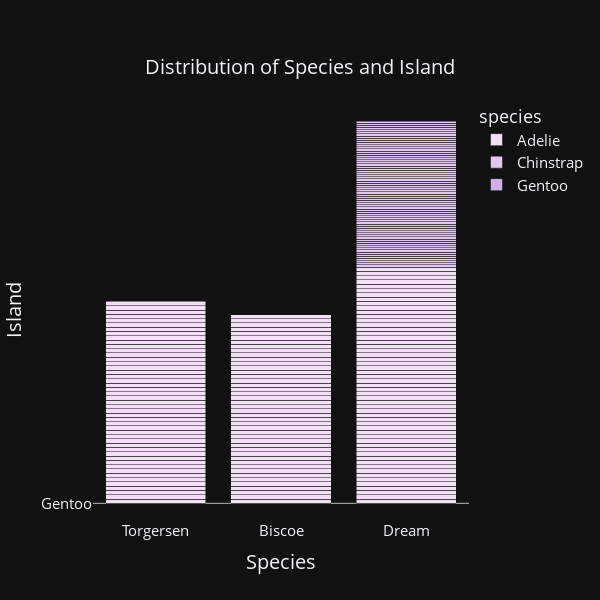

Notebook cell for this chart:
### Markdown cell above
# 2b. What is the relationship between species and island? Display a stacked bar plot and comment on it.

### Code cell
#Stacked Bar Plot for distribution of species and island

stacked = px.bar(penguin_size, x="island", y="species", color="species", barmode="stack", width = 600, height = 600, title = "Distribution of Species and Island", template = "plotly_dark", color_discrete_sequence = px.colors.sequential.Purp)
#display each island on the y axis
stacked.update_layout(title_x = 0.5, title_y = 0.9, title_font_size = 20, xaxis_title_font_size = 20, yaxis_title_font_size = 20, xaxis_title_text = "Species", yaxis_title_text = "Island", xaxis_tickfont_size = 15, yaxis_tickfont_size = 15, font_size = 15)
#add island names to the y axis
stacked.add_trace(go.Scatter(x=[], y=[], mode='text', text=penguin_size['island'], textposition='middle right', textfont=dict(size=15, color='black')))
#Add a legend for islands
stacked.update_geos(fitbounds="locations", visible=False)
stacked.update_yaxes(showgrid=True, gridwidth=1, gridcolor='#bdbdbd')
stacked.show()

### Figure 1 — Plotly figure (JSON) as saved in the notebook; plotly's stock layout.template omitted (floating-point values rounded to 4 significant figures; data arrays with more than 128 entries replaced by an {"elided": "..."} marker saying what was removed)
{"data": [{"alignmentgroup": "True", "hovertemplate": "species=%{y}<br>island=%{x}<extra></extra>", "legendgroup": "Adelie", "marker": {"color": "rgb(243, 224, 247)", "pattern": {"shape": ""}}, "name": "Adelie", "offsetgroup": "Adelie", "orientation": "v", "showlegend": true, "textposition": "auto", "type": "bar", "x": {"elided": "146 str values"}, "xaxis": "x", "y": {"elided": "146 str values"}, "yaxis": "y"}, {"alignmentgroup": "True", "hovertemplate": "species=%{y}<br>island=%{x}<extra></extra>", "legendgroup": "Chinstrap", "marker": {"color": "rgb(228, 199, 241)", "pattern": {"shape": ""}}, "name": "Chinstrap", "offsetgroup": "Chinstrap", "orientation": "v", "showlegend": true, "textposition": "auto", "type": "bar", "x": ["Dream", "Dream", "Dream", "Dream", "Dream", "Dream", "Dream", "Dream", "Dream", "Dream", "Dream", "Dream", "Dream", "Dream", "Dream", "Dream", "Dream", "Dream", "Dream", "Dream", "Dream", "Dream", "Dream", "Dream", "Dream", "Dream", "Dream", "Dream", "Dream", "Dream", "Dream", "Dream", "Dream", "Dream", "Dream", "Dream", "Dream", "Dream", "Dream", "Dream", "Dream", "Dream", "Dream", "Dream", "Dream", "Dream", "Dream", "Dream", "Dream", "Dream", "Dream", "Dream", "Dream", "Dream", "Dream", "Dream", "Dream", "Dream", "Dream", "Dream", "Dream", "Dream", "Dream", "Dream", "Dream", "Dream", "Dream", "Dream"], "xaxis": "x", "y": ["Chinstrap", "Chinstrap", "Chinstrap", "Chinstrap", "Chinstrap", "Chinstrap", "Chinstrap", "Chinstrap", "Chinstrap", "Chinstrap", "Chinstrap", "Chinstrap", "Chinstrap", "Chinstrap", "Chinstrap", "Chinstrap", "Chinstrap", "Chinstrap", "Chinstrap", "Chinstrap", "Chinstrap", "Chinstrap", "Chinstrap", "Chinstrap", "Chinstrap", "Chinstrap", "Chinstrap", "Chinstrap", "Chinstrap", "Chinstrap", "Chinstrap", "Chinstrap", "Chinstrap", "Chinstrap", "Chinstrap", "Chinstrap", "Chinstrap", "Chinstrap", "Chinstrap", "Chinstrap", "Chinstrap", "Chinstrap", "Chinstrap", "Chinstrap", "Chinstrap", "Chinstrap", "Chinstrap", "Chinstrap", "Chinstrap", "Chinstrap", "Chinstrap", "Chinstrap", "Chinstrap", "Chinstrap", "Chinstrap", "Chinstrap", "Chinstrap", "Chinstrap", "Chinstrap", "Chinstrap", "Chinstrap", "Chinstrap", "Chinstrap", "Chinstrap", "Chinstrap", "Chinstrap", "Chinstrap", "Chinstrap"], "yaxis": "y"}, {"alignmentgroup": "True", "hovertemplate": "species=%{y}<br>island=%{x}<extra></extra>", "legendgroup": "Gentoo", "marker": {"color": "rgb(209, 175, 232)", "pattern": {"shape": ""}}, "name": "Gentoo", "offsetgroup": "Gentoo", "orientation": "v", "showlegend": true, "textposition": "auto", "type": "bar", "x": ["Biscoe", "Biscoe", "Biscoe", "Biscoe", "Biscoe", "Biscoe", "Biscoe", "Biscoe", "Biscoe", "Biscoe", "Biscoe", "Biscoe", "Biscoe", "Biscoe", "Biscoe", "Biscoe", "Biscoe", "Biscoe", "Biscoe", "Biscoe", "Biscoe", "Biscoe", "Biscoe", "Biscoe", "Biscoe", "Biscoe", "Biscoe", "Biscoe", "Biscoe", "Biscoe", "Biscoe", "Biscoe", "Biscoe", "Biscoe", "Biscoe", "Biscoe", "Biscoe", "Biscoe", "Biscoe", "Biscoe", "Biscoe", "Biscoe", "Biscoe", "Biscoe", "Biscoe", "Biscoe", "Biscoe", "Biscoe", "Biscoe", "Biscoe", "Biscoe", "Biscoe", "Biscoe", "Biscoe", "Biscoe", "Biscoe", "Biscoe", "Biscoe", "Biscoe", "Biscoe", "Biscoe", "Biscoe", "Biscoe", "Biscoe", "Biscoe", "Biscoe", "Biscoe", "Biscoe", "Biscoe", "Biscoe", "Biscoe", "Biscoe", "Biscoe", "Biscoe", "Biscoe", "Biscoe", "Biscoe", "Biscoe", "Biscoe", "Biscoe", "Biscoe", "Biscoe", "Biscoe", "Biscoe", "Biscoe", "Biscoe", "Biscoe", "Biscoe", "Biscoe", "Biscoe", "Biscoe", "Biscoe", "Biscoe", "Biscoe", "Biscoe", "Biscoe", "Biscoe", "Biscoe", "Biscoe", "Biscoe", "Biscoe", "Biscoe", "Biscoe", "Biscoe", "Biscoe", "Biscoe", "Biscoe", "Biscoe", "Biscoe", "Biscoe", "Biscoe", "Biscoe", "Biscoe", "Biscoe", "Biscoe", "Biscoe", "Biscoe", "Biscoe", "Biscoe", "Biscoe"], "xaxis": "x", "y": ["Gentoo", "Gentoo", "Gentoo", "Gentoo", "Gentoo", "Gentoo", "Gentoo", "Gentoo", "Gentoo", "Gentoo", "Gentoo", "Gentoo", "Gentoo", "Gentoo", "Gentoo", "Gentoo", "Gentoo", "Gentoo", "Gentoo", "Gentoo", "Gentoo", "Gentoo", "Gentoo", "Gentoo", "Gentoo", "Gentoo", "Gentoo", "Gentoo", "Gentoo", "Gentoo", "Gentoo", "Gentoo", "Gentoo", "Gentoo", "Gentoo", "Gentoo", "Gentoo", "Gentoo", "Gentoo", "Gentoo", "Gentoo", "Gentoo", "Gentoo", "Gentoo", "Gentoo", "Gentoo", "Gentoo", "Gentoo", "Gentoo", "Gentoo", "Gentoo", "Gentoo", "Gentoo", "Gentoo", "Gentoo", "Gentoo", "Gentoo", "Gentoo", "Gentoo", "Gentoo", "Gentoo", "Gentoo", "Gentoo", "Gentoo", "Gentoo", "Gentoo", "Gentoo", "Gentoo", "Gentoo", "Gentoo", "Gentoo", "Gentoo", "Gentoo", "Gentoo", "Gentoo", "Gentoo", "Gentoo", "Gentoo", "Gentoo", "Gentoo", "Gentoo", "Gentoo", "Gentoo", "Gentoo", "Gentoo", "Gentoo", "Gentoo", "Gentoo", "Gentoo", "Gentoo", "Gentoo", "Gentoo", "Gentoo", "Gentoo", "Gentoo", "Gentoo", "Gentoo", "Gentoo", "Gentoo", "Gentoo", "Gentoo", "Gentoo", "Gentoo", "Gentoo", "Gentoo", "Gentoo", "Gentoo", "Gentoo", "Gentoo", "Gentoo", "Gentoo", "Gentoo", "Gentoo", "Gentoo", "Gentoo", "Gentoo", "Gentoo", "Gentoo", "Gentoo", "Gentoo"], "yaxis": "y"}, {"mode": "text", "text": {"elided": "334 str values"}, "textfont": {"color": "black", "size": 15}, "textposition": "middle right", "type": "scatter", "x": [], "y": []}], "layout": {"barmode": "stack", "font": {"size": 15}, "geo": {"fitbounds": "locations", "visible": false}, "height": 600, "legend": {"title": {"text": "species"}, "tracegroupgap": 0}, "title": {"font": {"size": 20}, "text": "Distribution of Species and Island", "x": 0.5, "y": 0.9}, "width": 600, "xaxis": {"anchor": "y", "domain": [0, 1], "tickfont": {"size": 15}, "title": {"font": {"size": 20}, "text": "Species"}}, "yaxis": {"anchor": "x", "categoryarray": ["Gentoo", "Chinstrap", "Adelie"], "categoryorder": "array", "domain": [0, 1], "gridcolor": "#bdbdbd", "gridwidth": 1, "showgrid": true, "tickfont": {"size": 15}, "title": {"font": {"size": 20}, "text": "Island"}}}}
